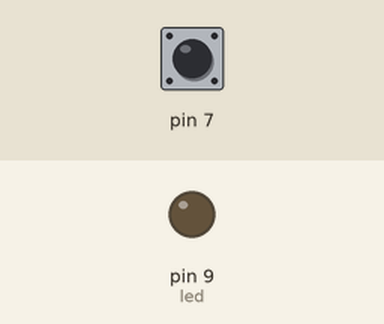
Recording of a sketch running on a simulated Arduino Uno, built with avr-gcc and run on an emulated ATmega328P. On the bench: output pins drawn as LEDs (lit = HIGH). Dashed ring = blinking. The inputs (shaded band) are chosen by the test bench; at power-on: pin 7 HIGH.

Above: at 1.2 s.
1.3 s: pin 7 pulled LOW for 1 s
At 3.4 s:
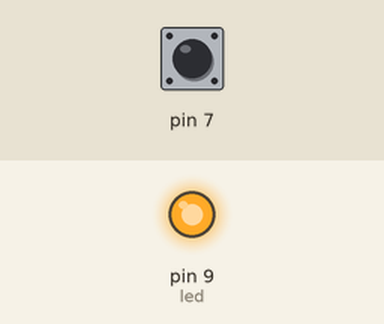
3.8 s: pin 7 pulled LOW for 0.15 s
At 4.7 s:
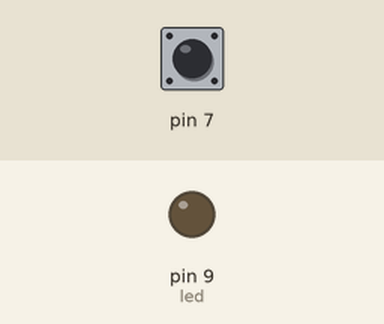
5.4 s: pin 7 pulled LOW for 3.2 s
At 5.5 s:
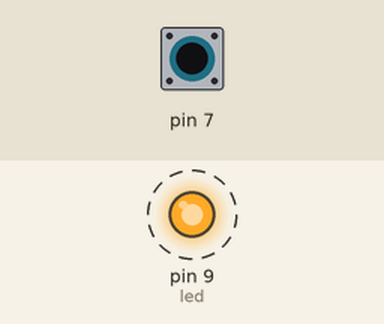
Timing chart, 0 to 9.9 s (numbered marks = the images above; inputs shaded):
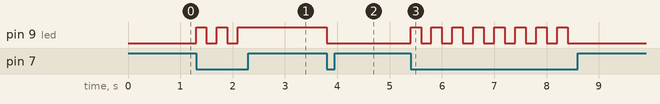

The sketch:

IfElse.ino
```cpp
int led = 9;
boolean state = false;

void setup() {
  // put your setup code here, to run once:
  pinMode(led, OUTPUT);
  digitalWrite(led, LOW);
  pinMode(7, INPUT_PULLUP);
}

void loop() {
  // put your main code here, to run repeatedly:
  if(digitalRead(7) != HIGH){
    if(state == true){
      state = false;
    }else{
      state = true;
    }
    //state = !state;
    digitalWrite(led, state);
    delay(200);
  }else{
    //digitalWrite(led, state);
  }
}
```

Measured:
- after the input at 1.3 s, pin 9 (led): alternates HIGH for 0.20 s and LOW for 0.20 s, 5 changes in all, then stays HIGH, starting at once
- after the input at 3.8 s, pin 9 (led): HIGH → LOW at once
- after the input at 5.4 s, pin 9 (led): alternates HIGH for 0.20 s and LOW for 0.20 s, 16 changes in all, then stays LOW, starting at once
